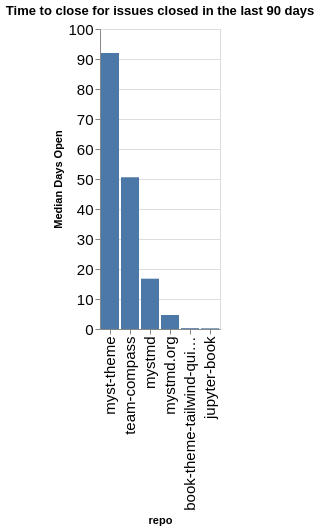

Write notebook code for a chart like this one.
### Code cell
time_open = closed.groupby(['org', 'repo']).agg({'time_open': 'median'}).reset_index()
time_open['time_open'] = time_open['time_open'] / (60 * 60 * 24)
time_open['org/repo'] = time_open.apply(lambda a: a['org'] + '/' + a['repo'], axis=1)
sorted_vals = time_open.sort_values(['org', 'time_open'], ascending=False)['repo'].values
alt.Chart(data=time_open, title=f"Time to close for issues closed in the last {n_days} days").mark_bar().encode(
    x=alt.X('repo', sort=alt.Sort(sorted_vals.tolist())),
    y=alt.Y('time_open', title="Median Days Open"),
)

### Figure 1 — Vega-Lite specification as saved in the notebook (floating-point values rounded to 4 significant figures)
{"config": {"axisLeft": {"labelFontSize": 15}, "axisBottom": {"labelFontSize": 15}}, "data": {"name": "data-e705d625d75764aed0e8273d43d91bf6"}, "mark": {"type": "bar"}, "encoding": {"x": {"field": "repo", "sort": ["myst-theme", "team-compass", "mystmd", "mystmd.org", "book-theme-tailwind-quickstart", "jupyter-book"], "type": "nominal"}, "y": {"field": "time_open", "title": "Median Days Open", "type": "quantitative"}}, "title": "Time to close for issues closed in the last 90 days", "$schema": "https://vega.github.io/schema/vega-lite/v5.20.1.json", "datasets": {"data-e705d625d75764aed0e8273d43d91bf6": [{"org": "jupyter-book", "repo": "book-theme-tailwind-quickstart", "time_open": 0.2781, "org/repo": "jupyter-book/book-theme-tailwind-quickstart"}, {"org": "jupyter-book", "repo": "jupyter-book", "time_open": 0.2269, "org/repo": "jupyter-book/jupyter-book"}, {"org": "jupyter-book", "repo": "myst-theme", "time_open": 92.02, "org/repo": "jupyter-book/myst-theme"}, {"org": "jupyter-book", "repo": "mystmd", "time_open": 16.78, "org/repo": "jupyter-book/mystmd"}, {"org": "jupyter-book", "repo": "mystmd.org", "time_open": 4.676, "org/repo": "jupyter-book/mystmd.org"}, {"org": "jupyter-book", "repo": "team-compass", "time_open": 50.55, "org/repo": "jupyter-book/team-compass"}]}}
